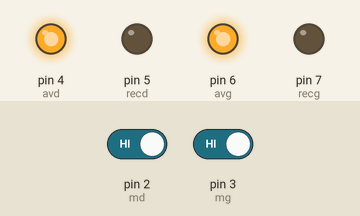
A sketch run on a simulated Arduino Uno, built with avr-gcc and run on an emulated ATmega328P. Shown: output pins drawn as LEDs (lit = HIGH). The test bench sets the inputs (shaded band); at power-on: pin 2 (md) HIGH, pin 3 (mg) HIGH.

Above: at 1.2 s.
1.3 s: pin 2 (md) driven LOW
At 2.1 s:
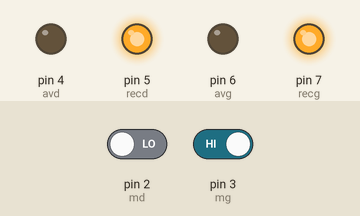
At 2.7 s:
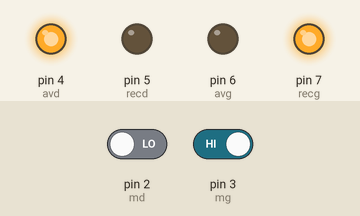
4.3 s: pin 3 (mg) driven LOW
At 5.7 s:
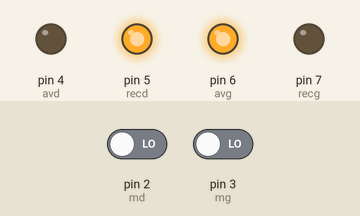
Timing chart, 0 to 7.3 s (numbered marks = the images above; inputs shaded):
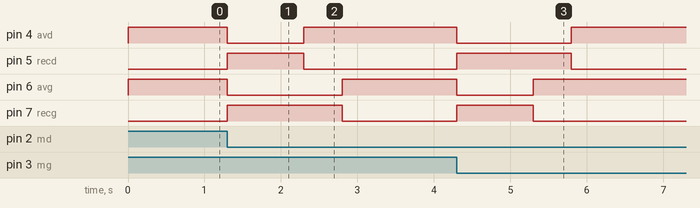

The sketch:

rm.ino
```cpp
#define avd 4 // actif a 1 - Avance droite - Led1
#define avdOn digitalWrite(avd, HIGH)
#define avdOff digitalWrite(avd, LOW)
#define recd 5 // actif a 1 - Recule droite - Led2
#define recdOn digitalWrite(recd, HIGH)
#define recdOff digitalWrite(recd, LOW)
#define avg 6 // actif a 1 - Avance gauche - Led3
#define avgOn digitalWrite(avg, HIGH)
#define avgOff digitalWrite(avg, LOW)
#define recg 7 // actif a 1 - Recule gauche - Led4
#define recgOn digitalWrite(recg, HIGH)
#define recgOff digitalWrite(recg, LOW)
#define md 2
#define mdOn (digitalRead (md)==0)//actif a 0V - Moustache droite
#define mdOff (digitalRead (md)==1)//actif a 5V
#define mg 3
#define mgOn (digitalRead (mg)==0)//actif a 0V - Moustache gauche
#define mgOff (digitalRead (mg)==1)//actif a 5V
void setup(){
  pinMode (avd, OUTPUT);
  pinMode (recd, OUTPUT);
  pinMode (avg, OUTPUT);
  pinMode (recg, OUTPUT);
  pinMode (md, INPUT);
  pinMode (mg, INPUT);
  }
int avmdr=mdOn;
int mdr;
int avmga=mgOn;
int mga;

void loop() {
  mdr=mdOn;
  mga=mgOn;
  // détection des flancs montants de md et mg
  if (!avmdr && mdr) {avmdr=mdr; avdOff; avgOff; recdOn; recgOn; delay (1000); recdOff; recgOff; avdOn; recgOn; delay (500); recgOff;} //Obstacle a droite
  if (!avmga && mga) {avmga=mga; avdOff; avgOff; recdOn; recgOn; delay (1000); recdOff; recgOff; avgOn; recdOn; delay (500); recdOff;} //Obstacle a gauche
  // détection des flancs descendants de md et mg
  if (avmdr && !mdr) {avmdr=mdr;} //Plus obstacle a droite
  if (avmga && !mga) {avmga=mga;} //Plus obstacle a gauche
  avdOn;
  avgOn;

}
```

Measured:
- after the input at 1.3 s, pin 4 (avd): HIGH → LOW at once, → HIGH 1.0 s later; pin 5 (recd): LOW → HIGH at once, → LOW 1.0 s later; pin 6 (avg): HIGH → LOW at once, → HIGH 1.5 s later; pin 7 (recg): LOW → HIGH at once, → LOW 1.5 s later
- after the input at 4.3 s, pin 4 (avd): HIGH → LOW at once, → HIGH 1.5 s later; pin 5 (recd): LOW → HIGH at once, → LOW 1.5 s later; pin 6 (avg): HIGH → LOW at once, → HIGH 1.0 s later; pin 7 (recg): LOW → HIGH at once, → LOW 1.0 s later
